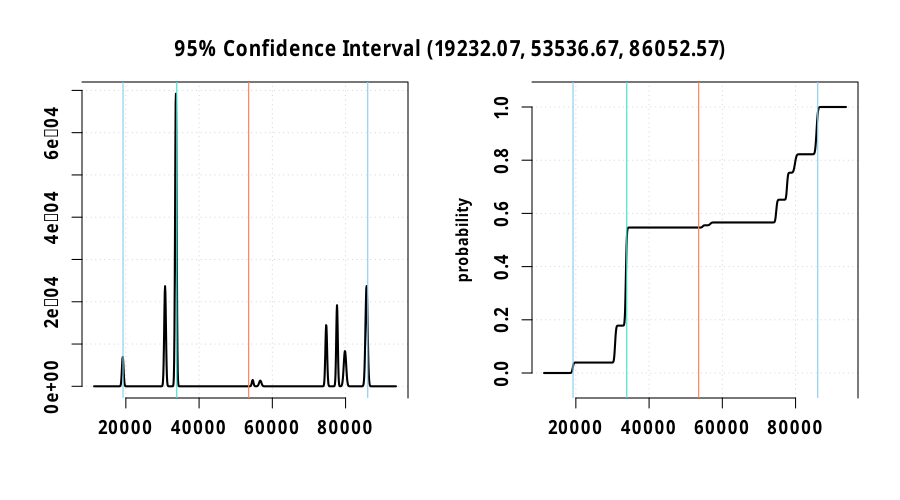

R code for this plot:
rm(list = ls(all.names = TRUE)) #will clear all objects includes hidden objects.
# load libraries
options("StartupBanner" = "off")
options(expressions = 500000) #increase the limit on the number of nested expressions that will be evaluated
library("distr")
library("distrEx")
library("rlang") # required for environment functions
library(llvm)
distroptions("WarningArith" = FALSE)
set.seed(100)

# max loop number(less than or equal to)
max_loop <- 100000
restore.energy <- distr::Norm(11024.3, 30) # nj
restore.timing <- distr::Norm(8409.47, 0.01) # us


block.entry <- env(
  name = "entry",
  preds = list(),
  succs = list("checkpoint.1"),
  energy = "E(classify, entry)",
  timing = "T(classify, entry)",
  insts = list(
    list("sym$\"data.addr\" <- alloca(\"i16\")", "nop", "E(alloca)", "T(alloca)"),
    list("sym$\"result\" <- alloca(\"i16\")", "nop", "E(alloca)", "T(alloca)"),
    list("store(sym$\"data\", sym$\"data.addr\")", "nop", "E(store)", "T(store)"),
    list("store(-1, sym$\"result\")", "nop", "E(store)", "T(store)"),
    list("br(checkpoint.1)", "nop", "E(br)", "T(br)")))

block.checkpoint.1 <- env(
  name = "checkpoint.1",
  preds = list("entry"),
  succs = list("if.then", "if.else"),
  energy = "E(classify, checkpoint.1)",
  timing = "T(classify, checkpoint.1)",
  insts = list(
    list("checkpoint()", "nop", "E(call) + distr::Norm(14560, 20)", "T(call) + distr::Norm(8517.05, 0.01)"),
    list("sym$\"0\" <- load(sym$\"data.addr\")", "nop", "E(load)", "T(load)"),
    list("sym$\"cmp\" <- icmp(slt, sym$\"0\", 21)", "nop", "E(icmp)", "T(icmp)"),
    list("br(if.then, if.else, sym$\"cmp\")", "{if (is(sym$\"0\", \"Distribution\")) sym$\"0\" <- add(sym$\"cmp\", 21)};store(sym$\"0\", sym$\"data.addr\"); ", "E(br)", "T(br)")))

block.if.then <- env(
  name = "if.then",
  preds = list("checkpoint.1"),
  succs = list("checkpoint.2"),
  energy = "E(classify, if.then)",
  timing = "T(classify, if.then)",
  insts = list(
    list("if(checkpoint.1) {sym$\"cmp\" <- sym$\"cmp.true\"; {if (is(sym$\"0\", \"Distribution\")) sym$\"0\" <- add(sym$\"cmp\", 21)};store(sym$\"0\", sym$\"data.addr\"); };", "nop", "0", "0"),
    list("sym$\"1\" <- load(sym$\"data.addr\")", "nop", "E(load)", "T(load)"),
    list("store(1, sym$\"result\")", "nop", "E(store)", "T(store)"),
    list("br(checkpoint.2)", "nop", "E(br)", "T(br)")))

block.checkpoint.2 <- env(
  name = "checkpoint.2",
  preds = list("if.then"),
  succs = list("if.end4"),
  energy = "E(classify, checkpoint.2)",
  timing = "T(classify, checkpoint.2)",
  insts = list(
    list("checkpoint()", "nop", "E(call) + distr::Norm(14560, 20)", "T(call) + distr::Norm(8517.05, 0.01)"),
    list("br(if.end4)", "nop", "E(br)", "T(br)")))

block.if.else <- env(
  name = "if.else",
  preds = list("checkpoint.1"),
  succs = list("if.then2", "if.else3"),
  energy = "E(classify, if.else)",
  timing = "T(classify, if.else)",
  insts = list(
    list("if(checkpoint.1) {sym$\"cmp\" <- sym$\"cmp.false\"; {if (is(sym$\"0\", \"Distribution\")) sym$\"0\" <- add(sym$\"cmp\", 21)};store(sym$\"0\", sym$\"data.addr\"); };", "nop", "0", "0"),
    list("sym$\"2\" <- load(sym$\"data.addr\")", "nop", "E(load)", "T(load)"),
    list("sym$\"cmp1\" <- icmp(sgt, sym$\"2\", 27)", "nop", "E(icmp)", "T(icmp)"),
    list("br(if.then2, if.else3, sym$\"cmp1\")", "{if (is(sym$\"2\", \"Distribution\")) sym$\"2\" <- add(sym$\"cmp1\", 27)};store(sym$\"2\", sym$\"data.addr\"); ", "E(br)", "T(br)")))

block.if.then2 <- env(
  name = "if.then2",
  preds = list("if.else"),
  succs = list("checkpoint.3"),
  energy = "E(classify, if.then2)",
  timing = "T(classify, if.then2)",
  insts = list(
    list("if(if.else) {sym$\"cmp1\" <- sym$\"cmp1.true\"; {if (is(sym$\"2\", \"Distribution\")) sym$\"2\" <- add(sym$\"cmp1\", 27)};store(sym$\"2\", sym$\"data.addr\"); };", "nop", "0", "0"),
    list("store(0, sym$\"result\")", "nop", "E(store)", "T(store)"),
    list("br(checkpoint.3)", "nop", "E(br)", "T(br)")))

block.checkpoint.3 <- env(
  name = "checkpoint.3",
  preds = list("if.then2"),
  succs = list("if.end"),
  energy = "E(classify, checkpoint.3)",
  timing = "T(classify, checkpoint.3)",
  insts = list(
    list("checkpoint()", "nop", "E(call) + distr::Norm(14560, 20)", "T(call) + distr::Norm(8517.05, 0.01)"),
    list("br(if.end)", "nop", "E(br)", "T(br)")))

block.if.else3 <- env(
  name = "if.else3",
  preds = list("if.else"),
  succs = list("if.end"),
  energy = "E(classify, if.else3)",
  timing = "T(classify, if.else3)",
  insts = list(
    list("if(if.else) {sym$\"cmp1\" <- sym$\"cmp1.false\"; {if (is(sym$\"2\", \"Distribution\")) sym$\"2\" <- add(sym$\"cmp1\", 27)};store(sym$\"2\", sym$\"data.addr\"); };", "nop", "0", "0"),
    list("br(if.end)", "nop", "E(br)", "T(br)")))

block.if.end <- env(
  name = "if.end",
  preds = list("if.else3", "checkpoint.3"),
  succs = list("if.end4"),
  energy = "E(classify, if.end)",
  timing = "T(classify, if.end)",
  insts = list(
    list("br(if.end4)", "nop", "E(br)", "T(br)")))

block.if.end4 <- env(
  name = "if.end4",
  preds = list("if.end", "checkpoint.2"),
  succs = list(),
  energy = "E(classify, if.end4)",
  timing = "T(classify, if.end4)",
  insts = list(
    list("checkpoint()", "nop", "E(call) + distr::Norm(14560, 20)", "T(call) + distr::Norm(8517.05, 0.01)"),
    list("sym$\"3\" <- load(sym$\"result\")", "nop", "E(load)", "T(load)"),
    list("path.return <<- c(path.return, ret(sym$\"3\")); if.end4 <- TRUE; if.end <- FALSE; checkpoint.2 <- FALSE", "nop", "E(ret)", "T(ret)")))

preds <- list(list(), list(block.entry), list(block.checkpoint.1), list(block.if.then), list(block.checkpoint.1), list(block.if.else), list(block.if.then2), list(block.if.else), list(block.if.else3, block.checkpoint.3), list(block.if.end, block.checkpoint.2))
names(preds) <- c(block.entry$name, block.checkpoint.1$name, block.if.then$name, block.checkpoint.2$name, block.if.else$name, block.if.then2$name, block.checkpoint.3$name, block.if.else3$name, block.if.end$name, block.if.end4$name)

succs <- list(list(block.checkpoint.1), list(block.if.then, block.if.else), list(block.checkpoint.2), list(block.if.end4), list(block.if.then2, block.if.else3), list(block.checkpoint.3), list(block.if.end), list(block.if.end), list(block.if.end4), list())
names(succs) <- c(block.entry$name, block.checkpoint.1$name, block.if.then$name, block.checkpoint.2$name, block.if.else$name, block.if.then2$name, block.checkpoint.3$name, block.if.else3$name, block.if.end$name, block.if.end4$name)

edge_global <- as.list(rep(0, 11))
edge_local <- as.list(rep(0, 11))
edge_visited <- as.list(rep(0, 11))
names(edge_global) <- c("entry#checkpoint.1", "checkpoint.1#if.then", "checkpoint.1#if.else", "if.then#checkpoint.2", "checkpoint.2#if.end4", "if.else#if.then2", "if.else#if.else3", "if.then2#checkpoint.3", "checkpoint.3#if.end", "if.else3#if.end", "if.end#if.end4")
names(edge_local) <- c("entry#checkpoint.1", "checkpoint.1#if.then", "checkpoint.1#if.else", "if.then#checkpoint.2", "checkpoint.2#if.end4", "if.else#if.then2", "if.else#if.else3", "if.then2#checkpoint.3", "checkpoint.3#if.end", "if.else3#if.end", "if.end#if.end4")
names(edge_visited) <- c("entry#checkpoint.1", "checkpoint.1#if.then", "checkpoint.1#if.else", "if.then#checkpoint.2", "checkpoint.2#if.end4", "if.else#if.then2", "if.else#if.else3", "if.then2#checkpoint.3", "checkpoint.3#if.end", "if.else3#if.end", "if.end#if.end4")

freq <- as.list(rep("0", 10))
names(freq) <- c(block.entry$name, block.checkpoint.1$name, block.if.then$name, block.checkpoint.2$name, block.if.else$name, block.if.then2$name, block.checkpoint.3$name, block.if.else3$name, block.if.end$name, block.if.end4$name)

visited <- as.list(rep(0, 10))
names(visited) <- c(block.entry$name, block.checkpoint.1$name, block.if.then$name, block.checkpoint.2$name, block.if.else$name, block.if.then2$name, block.checkpoint.3$name, block.if.else3$name, block.if.end$name, block.if.end4$name)

color <- as.list(rep("white", 10))
names(color) <- c(block.entry$name, block.checkpoint.1$name, block.if.then$name, block.checkpoint.2$name, block.if.else$name, block.if.then2$name, block.checkpoint.3$name, block.if.else3$name, block.if.end$name, block.if.end4$name)

total_visit <- as.list(rep(0, 10))
names(total_visit) <- c(block.entry$name, block.checkpoint.1$name, block.if.then$name, block.checkpoint.2$name, block.if.else$name, block.if.then2$name, block.checkpoint.3$name, block.if.else3$name, block.if.end$name, block.if.end4$name)

.function <- list(
  name = "classify",
  formals = list("sym$\"data\" <- Mixing(Binom(40, 0.4), 15 + Binom(30, 0.6), mixCoeff = c(0.7, 0.3))"),
  initials = list("entry <- FALSE; checkpoint.1 <- FALSE; if.then <- FALSE; checkpoint.2 <- FALSE; if.else <- FALSE; if.then2 <- FALSE; checkpoint.3 <- FALSE; if.else3 <- FALSE; if.end <- FALSE; if.end4 <- FALSE"),
  globals = list(),
  types = list(),
  blocks = list(block.entry, block.checkpoint.1, block.if.then, block.checkpoint.2, block.if.else, block.if.then2, block.checkpoint.3, block.if.else3, block.if.end, block.if.end4))

# Capacitor Thresholds
min_cap <- 520200 #nj
max_cap <- 781250 #nj

# 1 mF capacitance 40 cm distance profile
harvesting_time <- 10000 # us

# Create output file
profile <- paste0(".output/", .function$name, ".profile")
file.create(profile, showWarnings = FALSE, recursive = TRUE)

clone <- function(env) {
  newenv <- rlang::env_clone(env)
  newenv$stack <- rlang::env_clone(env$stack)
  newenv$heap <- rlang::env_clone(env$heap)
  newenv$global <- rlang::env_clone(env$global)
  newenv$nv <- rlang::env_clone(env$nv)
  newenv$sym <- rlang::env_clone(env$sym)
  newenv$typ <- rlang::env_clone(env$typ)
  newenv$memptrs <- rlang::env_clone(env$memptrs)
  return(newenv)
}

library("dequer") # required for an efficient implementation of stack

DFS <- function(prev, v, path, prob, visited, edge_visited, env, t, e, p) {
  nodes <- stack()
  dequer::push(nodes, list(prev, v, path, prob, visited, edge_visited, env, t, e, p))
  while (length(nodes)) {
    node <- dequer::pop(nodes)
    prev <- node[[1]]; v <- node[[2]]; path <- node[[3]]; prob <- node[[4]];
    visited <- node[[5]]; edge_visited <- node[[6]]; env <- node[[7]]; t <- node[[8]]; p <- node[[10]]
    #  mark v visited
    visited[[v$name]] <- visited[[v$name]] + 1
    color[v$name] <<- "gray"
    # add blockname to the path
    path <- paste0(path, "%", v$name)
    # initialize current block
    .block <<- v
    cat(v$name, "\n")
    # eval path probability
    if (length(prev)) {
      expr <- paste0(prev$name, "_", v$name)
      value <- eval(parse(text = expr), envir = env)
      out <- paste0(prev$name, "#", v$name)
      edge_visited[[out]] <- edge_visited[[out]] + 1
      # print(paste0(out, " = ", value))
      prob <- paste0(prob, "*", value)
      p <- p * value
    }
    # add block timing to total timing
    t <- t + eval(parse(text = v$timing), envir = env)
    e <- e + eval(parse(text = v$energy), envir = env)
    # execute block's instructions
    for (inst in v$insts) {
      if (substr(inst[1], 1, 6) == "memcpy") {
        e <- e + eval(parse(text = inst[3]), envir = env)
        t <- t + eval(parse(text = inst[4]), envir = env)
      }
      eval(parse(text = inst[1]), envir = env)
    }
    # for each successor v' of v { fs
    for (i in seq_along(succs[[v$name]])) {
      # if v' not yet visited and prob is greater than 0 {
      if (length(succs[[v$name]][[i]])) {
        expr <- paste0(v$name, "_", succs[[v$name]][[i]]$name)
        value <- eval(parse(text = expr), envir = env)
        if (value > 0 && all(visited <= max_loop)) {
          # if (i == 1) clone <- env # to be more efficient
          # else
          clone_env <- clone(env) # don't create unnecessary envs.
          dequer::push(nodes, list(v, succs[[v$name]][[i]], path, prob, visited, edge_visited, clone_env, t, e, p))
        }
      }
    }
    #
    if (!length(succs[[v$name]])) {
      color[v$name] <<- "black"
      #p <- eval(parse(text = prob), envir = env)
      path.prob <<- c(path.prob, p) # TODO: is rounding good here?
      if (is.numeric(t)) t <- distr::DiscreteDistribution(t)
      path.timing <<- c(path.timing, t)
      line <- paste0(path, ":", prob, "=", p)
      write(line, file = profile, append = TRUE)
      for (i in seq_along(visited)) {
        if (visited[[i]] != 0) {
          # collect frequency as percentage
          freq[names(visited)[i]] <<- paste0(freq[names(visited)[i]], "+", p)
          total_visit[[names(visited)[i]]] <<- total_visit[[names(visited)[i]]] + visited[[i]]
        }
      }
      for (i in seq_along(edge_visited)) {
        if (edge_visited[[i]] != 0) {
          edge_global[i] <<- paste0(edge_global[i], "+", p)
          edge_local[[i]] <<- edge_local[[i]] + edge_visited[[i]]
        }
      }
    }
  }
}

path.return <- vector()
path.prob <- vector()
path.energy <- vector()
path.timing <- vector()

.block <- env()
env <- env()
source(".output/meta.R", local = env)
source(".output/model.conf.R", local = env)
# eval function parameters
eval(parse(text = .function$types), envir = env)
eval(parse(text = .function$globals), envir = env)
eval(parse(text = .function$formals), envir = env)
eval(parse(text = .function$initials), envir = env)
# run the machine
initial_t <- 0
initial_e <- 0
system.time(DFS(list(), .function$blocks[[1]], "", "1", visited, edge_visited, env, initial_t, initial_e, 1))

prob_global_file <- paste0(".output/", .function$name, ".global.prob")
file.create(prob_global_file, showWarnings = FALSE, recursive = TRUE)
for (i in seq_along(edge_global)) {
  p <- eval(parse(text = edge_global[i]))
  line <- paste0(names(edge_global)[i], ": [", edge_local[[i]], "] = ", p)
  write(line, file = prob_global_file, append = TRUE)
  #print(line)
}

prob_local_file <- paste0(".output/", .function$name, ".local.prob")
file.create(prob_local_file, showWarnings = FALSE, recursive = TRUE)
for (i in seq_along(edge_local)) {
  edge_name <- names(edge_local)[i] # edge's name
  block <- unlist(strsplit(edge_name, "#"))[1] # block's name
  if (total_visit[[block]] != 0)
    p <- edge_local[[i]] / total_visit[[block]]
  else
    p <- edge_local[[i]]
  line <- paste0(edge_name, ": [", edge_local[i], "] = ", p)
  write(line, file = prob_local_file, append = TRUE)
  #print(line)
}

freq_file <- paste0(".output/", .function$name, ".freq")
file.create(freq_file, showWarnings = FALSE, recursive = TRUE)
for (i in seq_along(freq)) {
  f <- eval(parse(text = freq[i]))
  line <- paste0(names(freq)[i], ": [", total_visit[[i]], "] = ", f)
  write(line, file = freq_file, append = TRUE)
  #print(line)
}

#for (i in seq_along(color)) {
#  print(paste0(names(color)[i], " = ", color[i]))
#}
# return plot
opar <- par()
path.return.mixture <- distr::UnivarMixingDistribution(Dlist = path.return, mixCoeff = path.prob)
returnPlot <- paste0(".dots/return/", .function$name, ".svg")
dir.create(dirname(returnPlot), showWarnings = FALSE, recursive = TRUE)
svg(returnPlot, width = 10.5, height = 3.5)
plot(path.return.mixture, to.draw.arg = c("d", "p", "q"), bty = "7",
     panel.first = grid(lwd = 1), lwd = 1, vertical = FALSE,
     col.points = c("red", "black"), cex.points = 1.8,
     inner = list(
       paste("Probability Function of", .function$name),
       paste("CDF of", .function$name),
       paste("Quantile Function of", .function$name)),
)
suppressWarnings(par(opar))
dev.off()
browseURL(paste0('file://', file.path(getwd(), returnPlot)))

# timing plot
opar <- par()
path.timing.mixture <- distr::UnivarMixingDistribution(Dlist = path.timing, mixCoeff = path.prob)
q1 <- distr::q(path.timing.mixture)(.025)
mn <- distrEx::E(path.timing.mixture)
md <- distrEx::median(path.timing.mixture)
q2 <- distr::q(path.timing.mixture)(.975)
rnd <- round(c(q1, mn, q2), 2)
lab <- paste0("95% Confidence Interval (", rnd[1], ", ", rnd[2], ", ", rnd[3], ")")
timingPlot <- paste0(".dots/timing/", .function$name, ".svg")
dir.create(dirname(timingPlot), showWarnings = FALSE, recursive = TRUE)
svg(timingPlot, width = 10.5, height = 3.5)
par(mfrow = c(1, 3))
plot(path.timing.mixture, mfColRow = FALSE, to.draw.arg = "d", bty = "7",
     panel.first = grid(lwd = 1), lwd = 1, vertical = FALSE,
     col.points = c("red", "black"), cex.points = 1.8,
     inner = list(paste("Probability Function Of", .function$name)))
abline(v = c(q1, md, mn, q2), col = c("skyblue", "turquoise", "coral", "skyblue"))
plot(path.timing.mixture, mfColRow = FALSE, to.draw.arg = "p", bty = "7",
     panel.first = grid(lwd = 1), lwd = 1, vertical = FALSE,
     col.points = c("red", "black"), cex.points = 1.8, xlab = "",
     inner = list(paste("CDF of", .function$name)))
title(xlab = lab)
abline(v = c(q1, md, mn, q2), col = c("skyblue", "turquoise", "coral", "skyblue"))
plot(path.timing.mixture, mfColRow = FALSE, to.draw.arg = "q", bty = "7",
     panel.first = grid(lwd = 1), lwd = 1, vertical = FALSE,
     col.points = c("red", "black"), cex.points = 1.8,
     inner = list(paste("Quantile Function of", .function$name)))
abline(h = c(q1, md, mn, q2), col = c("skyblue", "turquoise", "coral", "skyblue"))
suppressWarnings(par(opar))
dev.off()
browseURL(paste0('file://', file.path(getwd(), timingPlot)))

cat("\nTime @ 1 MHz (us)")
cat("\nName ", "Mean", "Sd")
cat("\n", .function$name, distrEx::E(path.timing.mixture), distrEx::sd(path.timing.mixture))

isCheckpoint <- function(block) {
  for (i in block$insts) {
    if (i[[1]] == "checkpoint()") {
      return(TRUE)
    }
  }
  return(FALSE)
}

path.timing.mixture <- 0

intermittent_analysis <- function() {
  restore.timing <- restore.timing + harvesting_time
  file <- readLines(profile)
  tt <- vector()
  pp <- vector()
  pf_path_counter <- 0
  for (i in seq_along(file)) {
    init_cap <- distr::Unif(min_cap, max_cap)
    path <- strsplit(file[i], ":")[[1]][[1]]
    # prob in the file
    prob <- as.double(strsplit(file[i], "=")[[1]][[2]])
    # blocks of the path
    blocks <- strsplit(path, "%")[[1]]
    blocks <- blocks[2:length(blocks)]
    cp_path_total_timing <- 0
    paths <- list(list("cap" = init_cap, "total_timing" = 0, "timing" = vector(), "energy" = 0, "pf_prob" = 1, "nopf_prob" = 1, "has_pf_path" = FALSE)) # "cap" = init_cap - checkpoint.energy,
    for (j in seq_along(blocks)) {
      cat(j, " ", blocks[[j]], "\n")
      block <- eval(parse(text = paste0("block.", blocks[[j]])))
      block_energy <- eval(parse(text = block$energy), envir = env)
      block_timing <- eval(parse(text = block$timing), envir = env)
      if (isCheckpoint(block) && j != 1) {
        cat("CHECKPOINT\n")
        # cp_path_total_timing <- cp_path_total_timing + checkpoint.timing
        for (c in seq_along(paths)) {
          if (paths[[c]]$nopf_prob == 0) {
            next
          }
          # for main path (without power failures path)
          if (length(paths[[c]]$timing) == 0) {
            paths[[c]]$timing <- cp_path_total_timing
            paths[[c]]$total_timing <- paths[[c]]$total_timing + paths[[c]]$timing
          }else {
            # add cp to cp total timing to timing vector for example power failure path
            paths[[c]]$timing <- lapply(paths[[c]]$timing, function(x) x + cp_path_total_timing)
            #TODO: normalize the pf_probs
            # sum all probs for coef
            totalpf <- sum(paths[[c]]$pf_prob)
            # calculate coef for all blocks
            coef <- 1 / totalpf
            # multiply all block power failure prob with coef
            paths[[c]]$pf_prob <- paths[[c]]$pf_prob * coef
            # mix cp to cp path timing totals
            path.timing.mixture <- distr::UnivarMixingDistribution(Dlist = paths[[c]]$timing, mixCoeff = paths[[c]]$pf_prob)
            paths[[c]]$total_timing <- paths[[c]]$total_timing + path.timing.mixture
          }
          # init cp to cp timing and prob vector
          paths[[c]]$timing <- vector()
          paths[[c]]$pf_prob <- vector()
          # paths[[c]]$cap <- paths[[c]]$cap - checkpoint.energy
        }
        cp_path_total_timing <- 0
      }
      cp_path_total_timing <- cp_path_total_timing + block_timing
      for (p in seq_along(paths)) {
        if (paths[[p]]$nopf_prob == 0) {
          next
        }
        # current vertex' energy subtract from the  current capacitor total energy
        paths[[p]]$cap <- paths[[p]]$cap - block_energy
        # probability of cur_cap < min_cap so power failure prob
        pf_prob <- round(distr::p(paths[[p]]$cap)(min_cap), 3)
        # 1 - power failure prob = no power failure path (main path) prob
        paths[[p]]$nopf_prob <- round(paths[[p]]$nopf_prob * (1 - pf_prob), 3)
        # if power failure probability > 0
        if (pf_prob > 0) {
          if (!paths[[p]]$has_pf_path) {
            pf_path_counter <- pf_path_counter + 1
            paths[[p]]$has_pf_path <- TRUE
            # harvesting time in restore timing
            pf_timing <- paths[[p]]$total_timing + restore.timing
            cap_init <- max_cap - restore.energy
            timing <- append(vector(), cp_path_total_timing)
            # add new power failure path to path list with initial values
            paths <- append(paths, list(list("cap" = cap_init, "total_timing" = pf_timing, "timing" = timing, "energy" = vector(), "pf_prob" = pf_prob, "nopf_prob" = 1, "has_pf_path" = FALSE)))
          }else {
            pf_path_counter <- pf_path_counter + 1
            paths[[p + 1]]$timing <- append(paths[[p + 1]]$timing, cp_path_total_timing)
            paths[[p + 1]]$pf_prob <- append(paths[[p + 1]]$pf_prob, pf_prob)
          }
        }
      }
    }
    timing_vec <- vector()
    prob_vec <- vector()
    for (c in seq_along(paths)) {
      # if timing is empty, need to append local total because you cant add to empty vector
      if (length(paths[[c]]$timing) == 0) {
        paths[[c]]$timing <- append(paths[[c]]$timing, cp_path_total_timing)
      }else {
        paths[[c]]$timing <- lapply(paths[[c]]$timing, function(x) x + cp_path_total_timing)
      }
      if (length(paths[[c]]$timing) > 1) {
        #TODO: normalize the pf_probs
        # sum all probs for coef
        totalpf <- sum(paths[[c]]$pf_prob)
        # calculate coef for all blocks
        coef <- 1 / totalpf
        # multiply all block power failure prob with coef
        paths[[c]]$pf_prob <- paths[[c]]$pf_prob * coef
        # mix cp to cp path timing totals
        path.timing.mixture <- distr::UnivarMixingDistribution(Dlist = paths[[c]]$timing, mixCoeff = paths[[c]]$pf_prob)
        paths[[c]]$total_timing <- paths[[c]]$total_timing + path.timing.mixture
      }
      else {
        paths[[c]]$total_timing <- paths[[c]]$total_timing + paths[[c]]$timing[[1]]
      }
      if (c > 1) {
        # this paths probability is previous paths (1 - no power failure path prob)
        paths[[c]]$nopf_prob <- paths[[c]]$nopf_prob * (1 - paths[[c - 1]]$nopf_prob)
        timing_vec <- c(timing_vec, paths[[c]]$total_timing)
        prob_vec <- c(prob_vec, paths[[c]]$nopf_prob)
      }else {
        timing_vec <- c(timing_vec, paths[[c]]$total_timing)
        prob_vec <- c(prob_vec, paths[[c]]$nopf_prob)
      }
    }
    while (!is.na(match(0, prob_vec))) {
      i <- match(0, prob_vec)
      prob_vec <- prob_vec[-i]
      timing_vec <- timing_vec[-i]
    }
    path.timing.mixture <- distr::UnivarMixingDistribution(Dlist = timing_vec, mixCoeff = prob_vec)
    tt <- c(tt, path.timing.mixture)
    pp <- c(pp, prob)
  }
  cat("PF PATH COUNT: ", pf_path_counter, "\n")
  path.timing.mixture <<- distr::UnivarMixingDistribution(Dlist = tt, mixCoeff = pp)
}

system.time(intermittent_analysis())
opar <- par()
q1 <- distr::q(path.timing.mixture)(.025)
mn <- distrEx::E(path.timing.mixture)
md <- distrEx::median(path.timing.mixture)
q2 <- distr::q(path.timing.mixture)(.975)
rnd <- round(c(q1, mn, q2), 2)
lab <- paste0("95% Confidence Interval (", rnd[1], ", ", rnd[2], ", ", rnd[3], ")")
################################################
timingPlot <- paste0("Plots/", .function$name, ".intermittent.1mF.1MHz.Variant2.pdf")
dir.create(dirname(timingPlot), showWarnings = FALSE, recursive = TRUE)
# systemfonts::match_font("Fira Sans", bold = TRUE)
extrafont::loadfonts()
pdf(timingPlot, width = 9, height = 5, family = "Fira Sans")
par(mfrow = c(1, 2))
plot(path.timing.mixture, font = 2, font.lab = 2, font.main = 2, cex = 1.1, fontfamily = "Fira Sans", mfColRow = FALSE, to.draw.arg = "d", bty = "7",
     panel.first = grid(lwd = 1.1), lwd = 2, vertical = FALSE, xlab = "", cex.axis = 1.2,
     col.points = c("red", "black"), cex.points = 1.8, ylab = "", inner = ""
     # inner = list(paste("Probability Function Of", .function$name))
)
abline(v = c(q1, md, mn, q2), lwd = 1.1, col = c("skyblue", "turquoise", "coral", "skyblue"))
plot(path.timing.mixture, font = 2, font.lab = 2, font.main = 2, cex = 1.1, fontfamily = "Fira Sans", mfColRow = FALSE, to.draw.arg = "p", bty = "7",
     panel.first = grid(lwd = 1.1), lwd = 2, vertical = FALSE, inner = "", cex.axis = 1.2,
     col.points = c("red", "black"), cex.points = 1.8, xlab = "", ylab = "probability",
     # inner = list(paste("CDF of", .function$name))
)
abline(v = c(q1, md, mn, q2), lwd = 1.1, col = c("skyblue", "turquoise", "coral", "skyblue"))
# title(xlab = lab, font = 2, font.lab = 2, font.main = 2, family = "Fira Sans", cex.lab = 1.1)
mtext(lab, side = 3, line = -3, outer = TRUE, font = 2, font.lab = 2, font.main = 2, family = "Fira Sans", cex = 1.3)
# plot(path.timing.mixture, font = 2, font.lab = 2, font.main = 2, mfColRow = FALSE, to.draw.arg = "q", bty = "7",
#      panel.first = grid(lwd = 1.1), lwd = 2, vertical = FALSE,
#      col.points = c("red", "black"), cex.points = 1.8, inner = "", #ylab = "")
# )
abline(h = c(q1, md, mn, q2), lwd = 1.1, col = c("skyblue", "turquoise", "coral", "skyblue"))
suppressWarnings(par(opar))
dev.off()
# browseURL(paste0('file://', file.path(getwd(), timingPlot)))
################################################
cat("\nTime @ 1 MHz (us)")
cat("\nName ", "Mean", "Sd")
cat("\n", .function$name, distr::mean(path.timing.mixture), distrEx::sd(path.timing.mixture))
cat("\n")
distr::p(path.timing.mixture)(20000)
cat("\n")
distr::p(path.timing.mixture)(40000)
cat("\n")

cat("95\n")
round(distr::q(path.timing.mixture)(.025) * 0.001, 1)
cat("\n")
round(distr::q(path.timing.mixture)(.975) * 0.001, 1)
cat("90\n")
round(distr::q(path.timing.mixture)(.05) * 0.001, 1)
cat("\n")
round(distr::q(path.timing.mixture)(.95) * 0.001, 1)
cat("80\n")
round(distr::q(path.timing.mixture)(.1) * 0.001, 1)
cat("\n")
round(distr::q(path.timing.mixture)(.9) * 0.001, 1)
